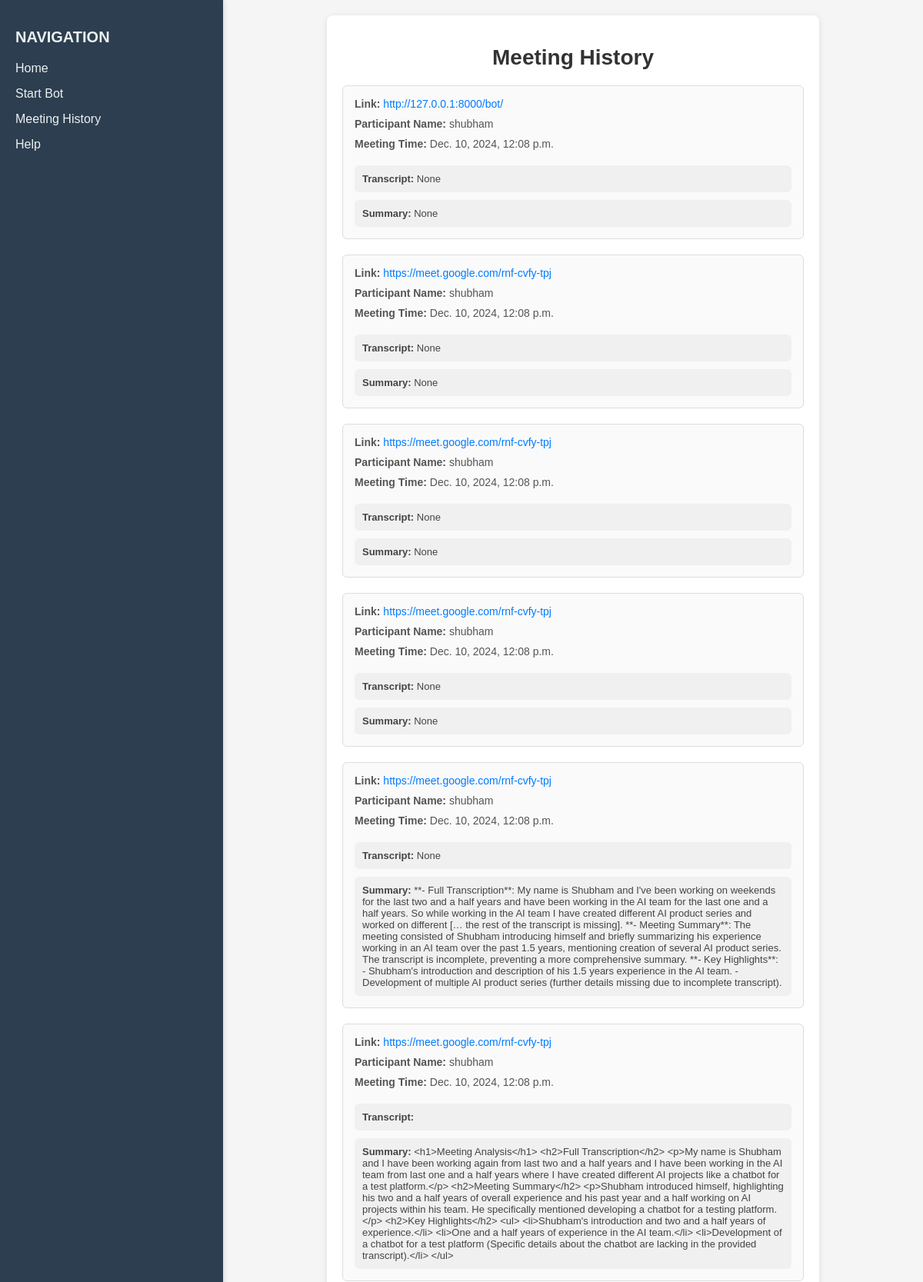
The app's page /bot/meeting_history/ (upper part) with its own data.
### bot/models.py (models this page shows)
class Meeting(models.Model):
    link = models.URLField()
    participant_name = models.CharField(max_length=255)
    datetime = models.DateTimeField(default=datetime.now)
    transcription = models.TextField(null=True, blank=True)
    summary = models.TextField(null=True, blank=True)
    created_at = models.DateTimeField(auto_now_add=True)

### bot/views.py (the view)
# urls.py: path("meeting_history/",views.meeting_history, name = "meeting_history"),
def meeting_history(request):
    allHistoryData = Meeting.objects.all()
    return render(request,'bot/meeting_history.html',{"meeting":allHistoryData})

### bot/templates/bot/meeting_history.html (shortened to what this page needs)
<!DOCTYPE html>
<html lang="en">
<head>
    {% load static %}
    <link rel="stylesheet" href="{% static 'css/style.css' %}">
</head>
<body>
<div class="main">
    <aside class="sidebar">
        <h2>Navigation</h2>
        <ul>
            <li><a href="/bot">Home</a></li>
            <li><a href="#">Start Bot</a></li>
           <li><a href="{% url 'meeting_history' %}">Meeting History</a></li>
            <li><a href="#">Help</a></li>
        </ul>
    </aside>
    <div class="container">
        <h1>Meeting History</h1>
        {% if meeting %}
            {% for m in meeting %}
            <div class="meeting-card">
                <div class="meeting-detail"><strong>Link:</strong> <a href="{{ m.link }}" target="_blank">{{ m.link }}</a></div>
                <div class="meeting-detail"><strong>Participant Name:</strong> {{ m.participant_name }}</div>
                <div class="meeting-detail"><strong>Meeting Time:</strong> {{ m.datetime }}</div>
                <div class="meeting-transcript"><strong>Transcript:</strong> {{ m.transcription }}</div>
                <div class="meeting-summary"><strong>Summary:</strong> {{ m.summary }}</div>
            </div>
            {% endfor %}
        {% else %}
            <div class="no-meetings">No meeting history available.</div>
        {% endif %}
    </div>
</div>
</body>
</html>

### static/css/style.css (style rules this page uses)
.sidebar { width: 250px; background-color: #2c3e50; color: #ecf0f1; padding: 20px; box-shadow: 2px 0 5px rgba(0, 0, 0, 0.1); }
.sidebar h2 { font-size: 20px; margin-bottom: 20px; text-transform: uppercase; }
.sidebar ul { list-style: none; padding: 0; }
.sidebar ul li { margin: 15px 0; }
.sidebar ul li a { color: #ecf0f1; text-decoration: none; font-size: 16px; transition: color 0.3s; }
h1 { font-size: 28px; color: #2c3e50; margin-bottom: 20px; }

### bot/templates/bot/meeting_history.html (style rules this page uses)
body { font-family: Arial, sans-serif !important; background-color: #f5f5f5; margin: 0; }
.container { overflow-x: scroll; scrollbar-width: none; max-width: 600px; margin: 20px auto; padding: 20px; background-color: #fff; border-radius: 8px; box-shadow: 0 2px 8px rgba(0, 0, 0, 0.1); }
h1 { text-align: center; color: #333; margin-bottom: 20px; }
.meeting-card { display: flex; flex-direction: column; margin-bottom: 20px; padding: 15px; border: 1px solid #ddd; border-radius: 6px; background-color: #fafafa; }
.meeting-detail { margin-bottom: 10px; font-size: 14px; color: #555; }
.meeting-summary, .meeting-transcript { margin-top: 10px; padding: 10px; background-color: #f0f0f0; border-radius: 6px; font-size: 13px; color: #444; }
a { color: #007BFF; text-decoration: none; }
.main { display: flex; height: 100vh; }

### records on screen
Meeting: link "http://127.0.0.1:8000/bot/", participant_name "shubham", datetime "Dec. 10, 2024, 12:08 p.m.", transcription "None", summary "None"
Meeting: link "https://meet.google.com/rnf-cvfy-tpj", participant_name "shubham", datetime "Dec. 10, 2024, 12:08 p.m.", transcription "None", summary "None"
Meeting: link "https://meet.google.com/rnf-cvfy-tpj", participant_name "shubham", datetime "Dec. 10, 2024, 12:08 p.m.", transcription "None", summary "None"
Meeting: link "https://meet.google.com/rnf-cvfy-tpj", participant_name "shubham", datetime "Dec. 10, 2024, 12:08 p.m.", transcription "None", summary "None"
Meeting: link "https://meet.google.com/rnf-cvfy-tpj", participant_name "shubham", datetime "Dec. 10, 2024, 12:08 p.m.", transcription "None", summary "**- Full Transcription**: My name is Shubham and I've been working on weekends for the last two and a half years and have been working in the AI team for the last one and a half years. So while working in the AI team I have created different AI product series and worked on different [… the rest of the transcript is missing]. **- Meeting Summary**: The meeting consisted of Shubham introducing himself and briefly summarizing his experience working in an AI team over the past 1.5 years, mentioning creation of several AI product series. The transcript is incomplete, preventing a more comprehensive summary. **- Key Highlights**: - Shubham's introduction and description of his 1.5 years…"
Meeting: link "https://meet.google.com/rnf-cvfy-tpj", participant_name "shubham", datetime "Dec. 10, 2024, 12:08 p.m.", summary "<h1>Meeting Analysis</h1> <h2>Full Transcription</h2> <p>My name is Shubham and I have been working again from last two and a half years and I have been working in the AI team from last one and a half years where I have created different AI projects like a chatbot for a test platform.</p> <h2>Meeting Summary</h2> <p>Shubham introduced himself, highlighting his two and a half years of overall experience and his past year and a half working on AI projects within his team. He specifically mentioned developing a chatbot for a testing platform.</p> <h2>Key Highlights</h2> <ul> <li>Shubham's introduction and two and a half years of experience.</li> <li>One and a half years of experience in the AI…"
